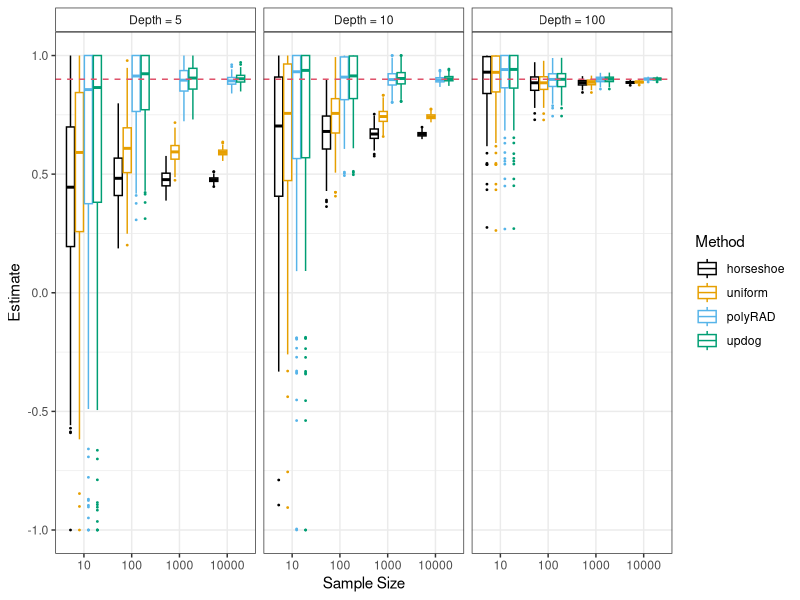

The R source for this figure:
##########################
## Boxplots for prior effects
##########################

library(tidyverse)
library(ggthemes)

prior <- read_csv("./output/prior/prior_sims_out.csv")

prior %>%
  select(nind,
         size,
         updog = updog_rho,
         polyRAD = polyrad_rho,
         uniform = uniform_rho,
         horseshoe = horse_rho) %>%
  gather(updog, polyRAD, uniform, horseshoe, key = "Method", value = "Estimate") %>%
  mutate(nind = as.factor(nind), size = as.factor(size),
         Method = parse_factor(Method, levels = c("horseshoe", "uniform", "polyRAD", "updog")),
         size = parse_factor(paste0("Depth = ", size), levels = c("Depth = 5", "Depth = 10", "Depth = 100"))) %>%
  ggplot(aes(x = nind, y = Estimate, color = Method)) +
  facet_wrap(.~size) +
  geom_boxplot(outlier.size = 0.3) +
  theme_bw() +
  theme(strip.background = element_rect(fill = "white")) +
  scale_color_colorblind() +
  geom_hline(yintercept = 0.9, lty = 2, col = 2) +
  xlab("Sample Size") ->
  pl

ggsave(filename = "./output/prior/prior_box.pdf", plot = pl, height = 3, width = 6.5, family = "Times")
